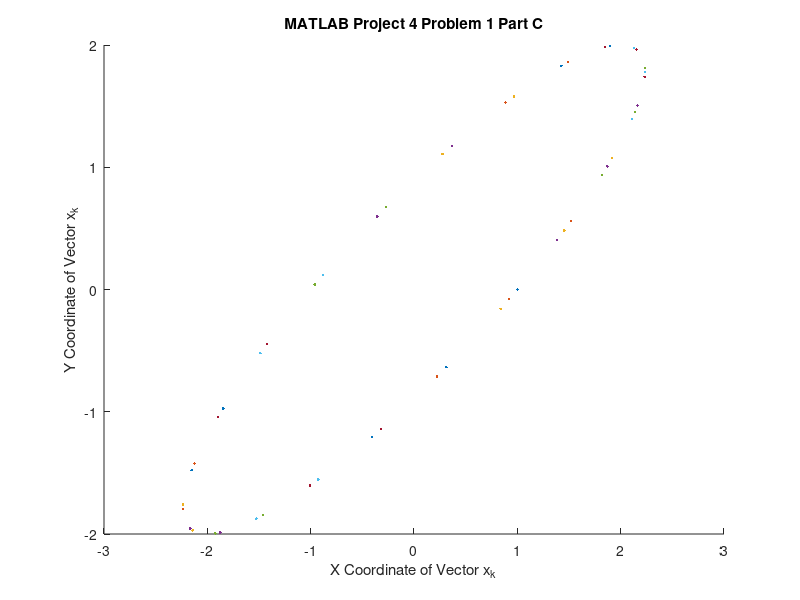
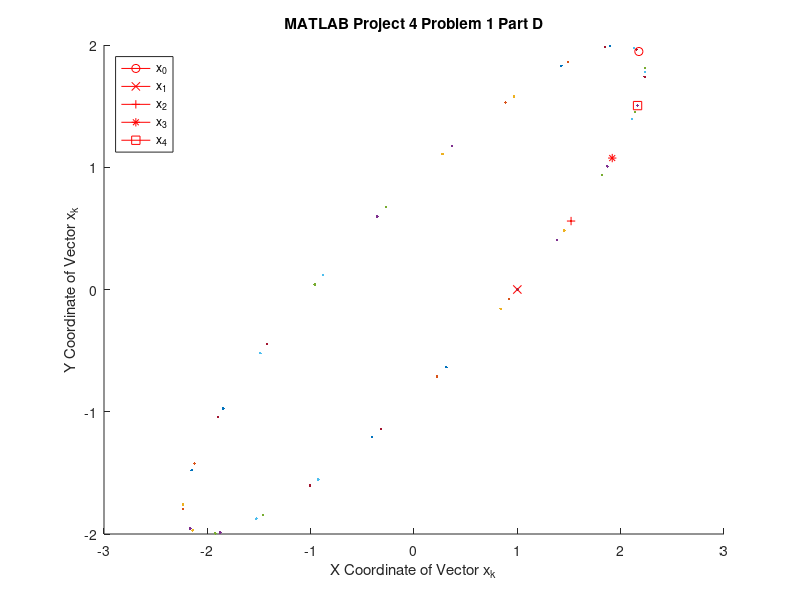
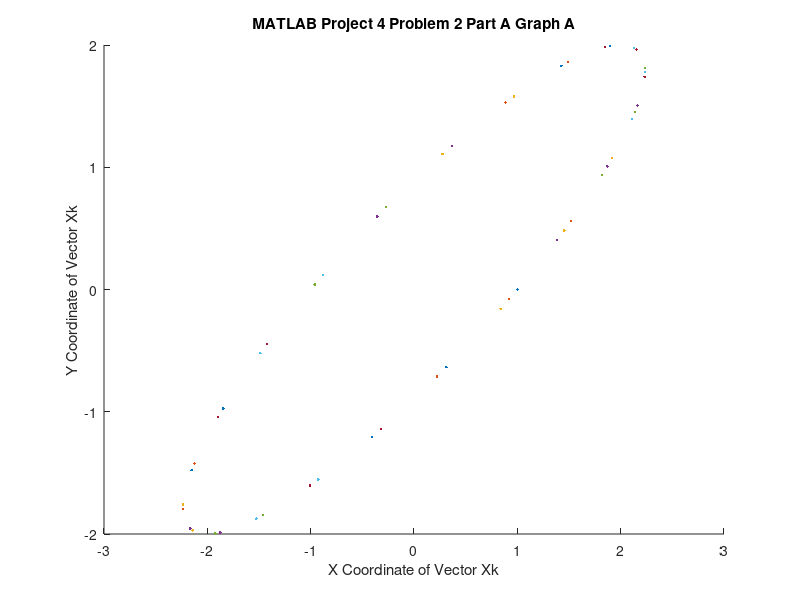
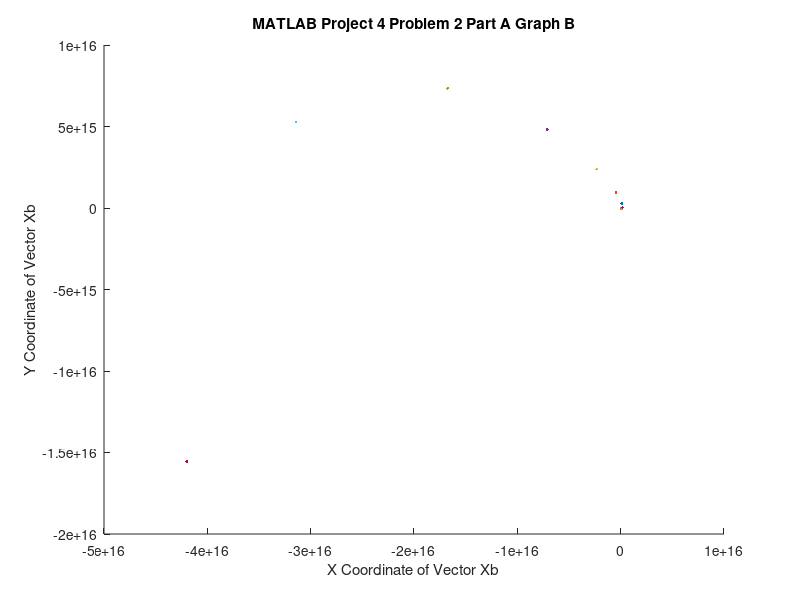

The MATLAB script that drew these images, in order:
%% Emmanuel Taylor, Chris Glenn, Erin Tumney
%  MATH461 - Linear Algebra for Scientists and Engineers
%  Sections: 0111, 0112, 0114
%  May 9, 2014
%  Matlab Assignment 4

%% Problem 1
%  For the following matrix, complete the following tasks.
A = [1.52 -0.7;0.56 0.4]

%%
% *PROBLEM 1 PART A:*
%
%  For the above matrix, use an appropriate MATLAB function, find
%  the eigenvalues of A. Find the largest absolute value for the eigenvalues
%  of A (that is, compute the absolute value for real eigenvalue or the
%  modulus for complex eigenvalues, and report back the largest computed
%  value).
lambdaA = eig(A)
absValueA = abs(lambdaA)

%%
%  As you can see, the eigenvalues for the matrix A are the complex
%  conjugates of one another, therefore, they have the same absolute value.
%  The modulus for the complex eigenvalues is 1, which is the largest
%  computed value.

%%
% *PROBLEM 1 PART B:*
%
%  Compute the first 50 terms of the sequence {xk} defined by the
%  recursive relation x0 = [1 0]'; xk+1 = Axk. Display the terms x10, 
%  x_20, x30, x40, x50.
x = [1;0];
xk = [x];
for i = 1:49
    x = A*x;
    xk = [xk x];
end

x10 = [xk(1, 10);xk(2, 10)]
x20 = [xk(1, 20);xk(2, 20)]
x30 = [xk(1, 30);xk(2, 30)]
x40 = [xk(1, 40);xk(2, 40)]
x50 = [xk(1, 50);xk(2, 50)]

%%
% *PROBLEM 1 PART C:* 
%
%  Plot the points in the plane corresponding to the vectors xk,
%  generated in PART B using a point marker. Label your axis and title your
%  graph using MATLAB commands.
figure; hold on
for j = 1:49
    plot(xk(1, j), xk(2, j), 'Marker', '.')
end
hold off
title 'MATLAB Project 4 Problem 1 Part C'
xlabel 'X Coordinate of Vector x_k'
ylabel 'Y Coordinate of Vector x_k'

%%
% *PROBLEM 1 PART D:* 
%
%  Over the plot obtained in PART C, overlap the points
%  corresponding to xk for k = 0:4 marked with a circle, x-mark, plus, star,
%  and square markers, respectively. Add a legend to clarify which point is
%  which.
figure; hold on
for j = 1:49
    plot(xk(1, j), xk(2, j), 'Marker', '.')
end
x0 = plot(x(1, 1), x(2, 1), 'Marker', 'o', 'color', 'r');
x1 = plot(xk(1, 1), xk(2, 1), 'Marker', 'x', 'color', 'r');
x2 = plot(xk(1, 2), xk(2, 2), 'Marker', '+', 'color', 'r');
x3 = plot(xk(1, 3), xk(2, 3), 'Marker', '*', 'color', 'r');
x4 = plot(xk(1, 4), xk(2, 4), 'Marker', 's', 'color', 'r');
h = [x0 x1 x2 x3 x4];
plegend = legend(h, 'x_0', 'x_1', 'x_2', 'x_3', 'x_4');
set(plegend, 'Location', 'NorthWest')
hold off
title 'MATLAB Project 4 Problem 1 Part D'
xlabel 'X Coordinate of Vector x_k'
ylabel 'Y Coordinate of Vector x_k'

%% Problem 2
%  Repeat Problem 1 for the matrices B = [1 -2;1 3] and C = [.3 -.3;.1 -.1].
A = [1.52 -0.7;0.56 0.4]
B = [1 -2;1 3]
C = [.3 -.3;.1 -.1]

%%
% *PROBLEM 2 PART A:*
%
%  How do the graphs for the sequences generated by A, B, and C
%  differ from each other?
x = [1;0];
xk = [x];
for i = 1:49
    x = A*x;
    xk = [xk x];
end

figure; hold on
for j = 1:49
    plot(xk(1, j), xk(2, j), 'Marker', '.')
end
hold off
title 'MATLAB Project 4 Problem 2 Part A Graph A'
xlabel 'X Coordinate of Vector Xk'
ylabel 'Y Coordinate of Vector Xk'

x = [1;0];
xb = [x];
for i = 1:49
    x = B*x;
    xb = [xb x];
end

figure; hold on
for j = 1:49
    plot(xb(1, j), xb(2, j), 'Marker', '.')
end
hold off
title 'MATLAB Project 4 Problem 2 Part A Graph B'
xlabel 'X Coordinate of Vector Xb'
ylabel 'Y Coordinate of Vector Xb'

x = [1;0];
xc = [x];
for i = 1:49
    x = C*x;
    xc = [xc x];
end

figure; hold on
for j = 1:49
    plot(xc(1, j), xc(2, j), 'Marker', '.')
end
hold off
title 'MATLAB Project 4 Problem 2 Part A Graph C'
xlabel 'X Coordinate of Vector Xc'
ylabel 'Y Coordinate of Vector Xc'

xb10 = [xb(1, 10);xb(2, 10)]
xb20 = [xb(1, 20);xb(2, 20)]
xb30 = [xb(1, 30);xb(2, 30)]
xb40 = [xb(1, 40);xb(2, 40)]
xb50 = [xb(1, 50);xb(2, 50)]

xc10 = [xc(1, 10);xc(2, 10)]
xc20 = [xc(1, 20);xc(2, 20)]
xc30 = [xc(1, 30);xc(2, 30)]
xc40 = [xc(1, 40);xc(2, 40)]
xc50 = [xc(1, 50);xc(2, 50)]

figure; hold on
for j = 1:49
    plot(xb(1, j), xb(2, j), 'Marker', '.')
end
xb0 = plot(x(1, 1), x(2, 1), 'Marker', 'o', 'color', 'r');
xb1 = plot(xb(1, 1), xb(2, 1), 'Marker', 'x', 'color', 'r');
xb2 = plot(xb(1, 2), xb(2, 2), 'Marker', '+', 'color', 'r');
xb3 = plot(xb(1, 3), xb(2, 3), 'Marker', '*', 'color', 'r');
xb4 = plot(xb(1, 4), xb(2, 4), 'Marker', 's', 'color', 'r');
h = [xb0 xb1 xb2 xb3 xb4];
plegend = legend(h, 'x_b0', 'x_b1', 'x_b2', 'x_b3', 'x_b4');
set(plegend, 'Location', 'NorthWest')
hold off
title 'MATLAB Project 4 Problem 2 Part A Graph B'
xlabel 'X Coordinate of Vector x_b'
ylabel 'Y Coordinate of Vector x_b'

figure; hold on
for j = 1:49
    plot(xc(1, j), xc(2, j), 'Marker', '.')
end
xc0 = plot(x(1, 1), x(2, 1), 'Marker', 'o', 'color', 'r');
xc1 = plot(xc(1, 1), xc(2, 1), 'Marker', 'x', 'color', 'r');
xc2 = plot(xc(1, 2), xc(2, 2), 'Marker', '+', 'color', 'r');
xc3 = plot(xc(1, 3), xc(2, 3), 'Marker', '*', 'color', 'r');
xc4 = plot(xc(1, 4), xc(2, 4), 'Marker', 's', 'color', 'r');
h = [xc0 xc1 xc2 xc3 xc4];
plegend = legend(h, 'x_c0', 'x_c1', 'x_c2', 'x_c3', 'x_c4');
set(plegend, 'Location', 'NorthWest')
hold off
title 'MATLAB Project 4 Problem 2 Part A Graph C'
xlabel 'X Coordinate of Vector x_c'
ylabel 'Y Coordinate of Vector x_c'

%%
%  As you can see by the above plots, the graphs of the sequences for A, B,
%  and C differ greatly. Graph A seems to form an elliptical shape, Graph B
%  seems to form a curve, and Graph C seems to form a line.

%% 
% *PROBLEM 2 PART B:*
%
%  How do the largest absolute value for the eigenvalues of A, B,
%  and C differ?
lambdaA = eig(A)
absValueA = abs(lambdaA)

lambdaB = eig(B)
absValueB = abs(lambdaB)

lambdaC = eig(C)
absValueC = abs(lambdaC)

%% 
%  By looking at the computed values, the eigenvalues for A and B are the
%  complex conjugates of one another so each eigenvalue has the same
%  absolute value. B has a larger absolute value than A. The largest value
%  for the eigenvalue of C is 0.2 because the eigenvalues are real and have
%  different absolute values. 

%%
% *PROBLEM 2 PART C:*
%
%  Explain why you think that the graph for A looks different.

%  I think that the graph for A looks different because the eigenvalues are
%  complex conjugates of one another which causes the graph to be in the
%  shape of an oval.

%% Problem 3
%  In Detroit, Hertz Rent-A-Car has fleet of about 2000 cars. The pattern of
%  rental and return locations is given by the fractions in the matrix P.
P = [.9 .01 .09; .01 .90 .01; .09 .09 .9]

%%
% *PROBLEM 3 PART A:*
% 
%  A numerical vector with non-negative entries that add up to 1 is
%  called a probability vector. A stochastic matrix is a square matrix whose
%  columns are probability vectors. Using MATLAB, verify that P is a
%  stochastic matrix.
col1 = P(1, 1) + P(2, 1) + P(3, 1)
col2 = P(1, 2) + P(2, 2) + P(3, 2)
col3 = P(1, 3) + P(2, 3) + P(3, 3)

%%
%  As you can see, each column of the matrix P is a probability vector.
%  Therefore, P is a stochastic matrix.

%%
% *PROBLEM 3 PART B:*
% 
%  If P is a stochastic matrix, then a steady-state vector (or
%  equilibrium vector) for P is a probability vector q such that Pq = q.
%  What dose the equation Pq = q tell you about one of the eigenvalues of P
%  and its associated eigenvector?

%  The equation Pq = q matches the equation Av = lambda*v. This equation
%  tells us that 1 is an eigenvalue of P and it's corresponding eigenvector
%  is q.

%%
% *PROBLEM 3 PART C:*
%
%  Using MATLAB, find the eigenvalues and eigenvectors of P.
[V D] = eig(P)

%%
%  V is a matrix containing the eigenvectors of P while D is a diagonal
%  matrix containing the eigenvalues.

%%
% *PROBLEM 3 PART D:*
% 
%  Using PART C above, find v, an eigenvector of P corresponding to
%  Pq = q. If v is a probability vector, then v is a steady-state vector for
%  P; if not, scale v by the sum of its entries to obtain the steady-state
%  vector q. 
v = [abs(V(1, 1)); abs(V(2, 1)); abs(V(3, 1))]
scalingFactor = abs(V(1, 1) + V(2, 1) + V(3, 1))
q = (1 / scalingFactor) * v

%%
% *PROBLEM 3 PART E:*
% 
%  In our problem, the entries in the steady state vector q show
%  that the fractions of the cars rented or ready to rend on a typical day
%  from each of the locations (City Airport, Downtown, Metro Airport). On a
%  typical day, about how many cars will be rented of ready to rend from the
%  Downtown locations? Explain any approximation you make.
Total = 2000
Downtown = q(2, 1)
Rented = Total * Downtown

%%
%  About 182 cars will be ready to rent from the Downtown location. The
%  original number was 181.8182 but I rounded to 182.

%% Problem 4
%  When the right side of an equation Ax = b is changed slightly, say to Ax
%  = b + delta_b for some vector delta_b, the solution changes from x to x +
%  delta_x, where delta_x satisfies A*delta_x = delta_b. The quotient of
%  norms norm(delta_b)/norm(b) is called the relative change in b (or the
%  relative error in b where delta_b represents possible errors in the
%  entries of b). The relative change in the solution is
%  norm(delta_x)/norm(x). When A is invertible, the condition number of A,
%  written as cond(A), produce a bound on how large the relative change in x
%  can be: (norm(delta_x)/norm(x)) <= cond(A)*(norm(delta_b)/norm(b)).
A = [7 -6 -4 1;-5 1 0 -2;10 11 7 -3;19 9 7 1]
b1 = [4.230; -11.043; 49.991; 69.536]
delta_b1 = [.27; 7.76; -3.77; 3.93]*10^(-4)
b2 = [.100; 2.88; -1.404; 1.462]
delta_b2 = [.49; -1.28; 5.78; 8.04]*10^(-4)

%%
% *PROBLEM 4 PART A:*
%
%  Solve the equation Ax = b for both b1 and b2.
x1 = A\b1
x2 = A\b2

%%
% *PROBLEM 4 PART B:*
% 
%  Solve the equation A*delta_x = delta_b for both delta_b1 and
%  delta_b2.
delta_x1 = A\delta_b1
delta_x2 = A\delta_b2

%%
% *PROBLEM 4 PART C:*
%
%  Display x and delta_x
x = [x1 x2]
delta_x = [delta_x1 delta_x2]

%%
% *PROBLEM 4 PART D:*
% 
%  Compute and display the relative errors in b and in the solution.
b1Error = norm(delta_b1)/norm(b1)
b2Error = norm(delta_b2)/norm(b2)

x1Error = norm(delta_x1)/norm(x1)
x2Error = norm(delta_x2)/norm(x2)

%% 
% *PROBLEM 4 PART E:*
%
%  Show that the inequality holds in both cases.
leftSide1 = cond(A)*b1Error
x1Error = norm(delta_x1)/norm(x1)

leftSide2 = cond(A)*b2Error
x2Error = norm(delta_x2)/norm(x2)

%% 
%  Looking at the above calculations, it is easy to see that the inequality
%  holds for both cases.

%% Problem 5
%  A healthy child's systolic blood pressure p (in millimeters of mercury)
%  and weight w (in pounds) are approximately related by the equation Beta0
%  + Beta1*ln(w) = p.

%%
% *PROBLEM 5 PART A:*
%
%  Using the data from the table, generate a design matrix
%  corresponding to this model.
X = [1 3.78; 1 4.11; 1 4.39; 1 4.73; 1 4.78]

%%
% *PROBLEM 5 PART B:*
%
%  Generate the observation vector for this model.
y = [91; 98; 103; 110; 110]

%%
% *PROBLEM 5 PART C:*
%
%  Compute the parameter vector for the model and display it.
XX = X'*X
XY = X'*y
Beta = XX\XY

%%
% *PROBLEM 5 PART D:*
% 
%  Using the parameters in PART C, estimate and display the systolic
%  blood pressure of a healthy child weighing 100 pounds.
W = 100
w = log(W)
est_p = Beta(1, 1) + Beta(2, 1)*w

%%
% *PROBLEM 5 PART E:*
% 
%  On the same graph, plot the experimental data and the point
%  computed at PART D. Use different line styles or marker to distinguish
%  between the different data and a legend to identify which point is which.
X = [3.78 4.11 4.39 4.73 4.88];
Y = [91 98 103 110 110];
figure; hold on
plot(X, Y, 'Marker', 'o');
p = plot(w, est_p, 'Marker', 'x', 'color', 'r');
plegend = legend(p, 'Estimation');
set(plegend, 'Location', 'NorthWest')
axis([3.7 5 91 112])
xlabel 'Values for ln(w)'
ylabel 'Values for Observation Vector (p)'
title 'Estimated Point vs. Experimental Data'
grid
hold off